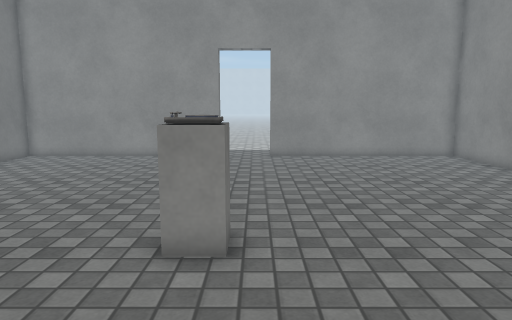
view 1 (above)

15 first-person views from a walk through a Unity game level. The camera is 1.3 m above the floor, tilts 8° down and sees 70° across. The floor is counted in squares, 0.5 m on a side. Each view is taken from the middle of a square. On the plan, view 1 faces up. The plan holds only what a view shows up to about 20 squares ahead; the rest is blank. The place goes on beyond the plan. The player character is not drawn. Door leaves are left out, so doorways stand open. Surface patterns are stand-ins for the level's own textures.

view 2
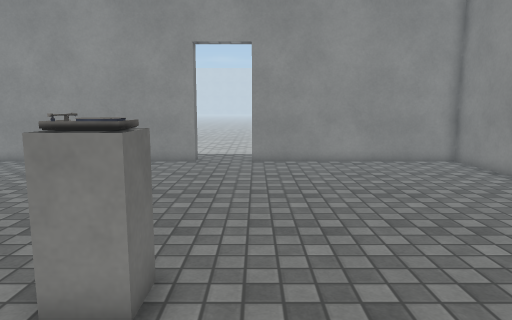

view 3
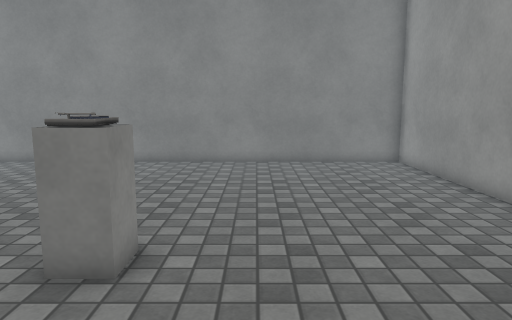

view 4
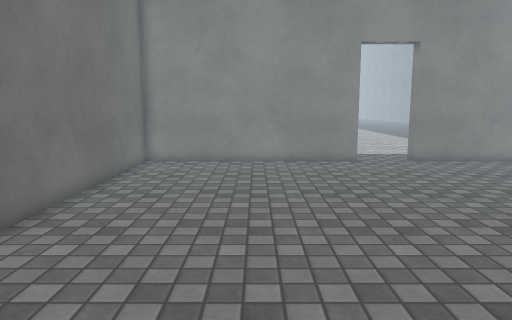

view 5
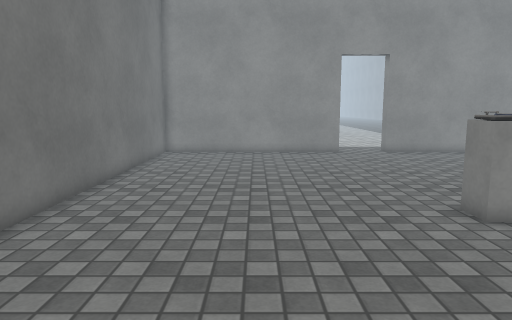

view 6
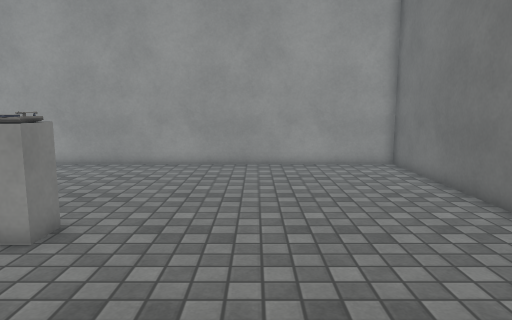

view 7
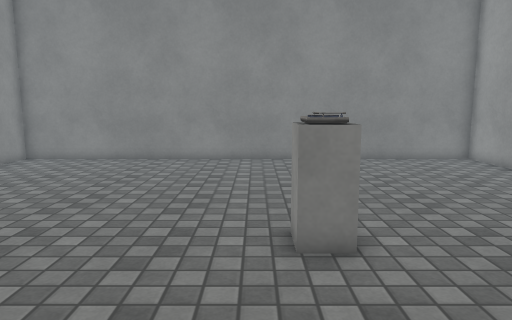

view 8
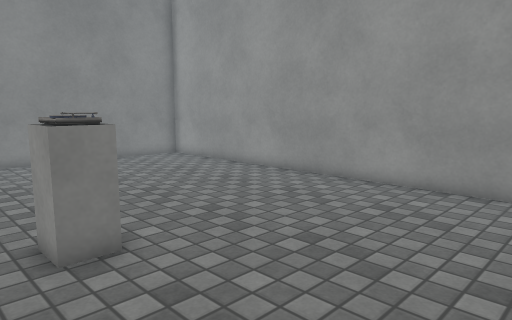

view 9
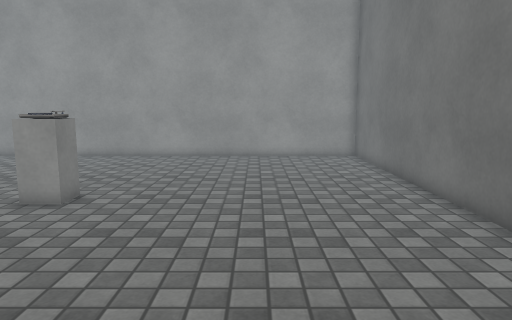

view 10
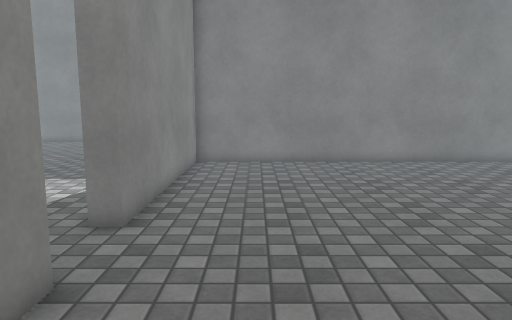

view 11
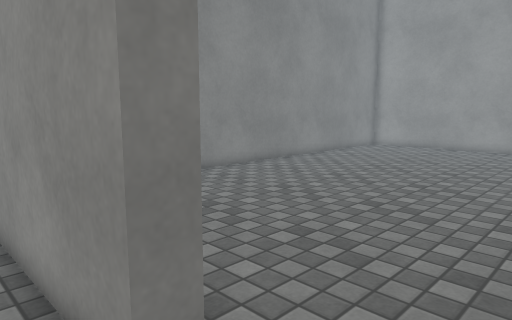

view 12
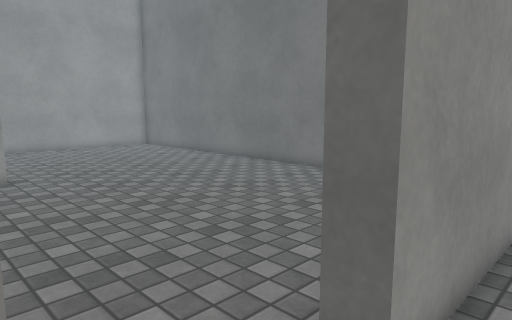

view 13
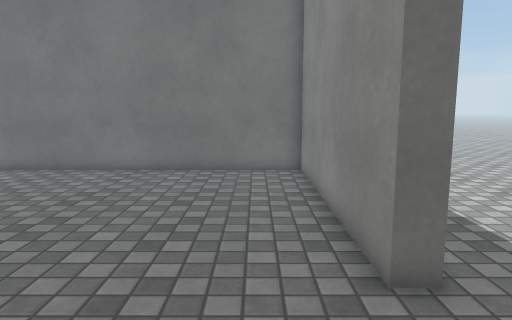

view 14
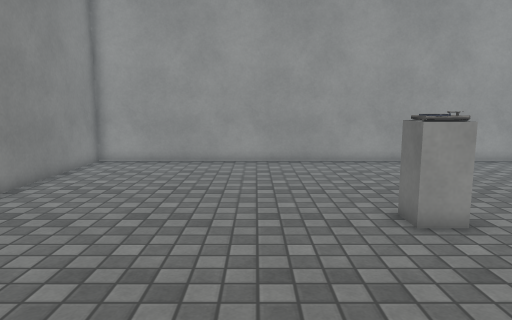

view 15
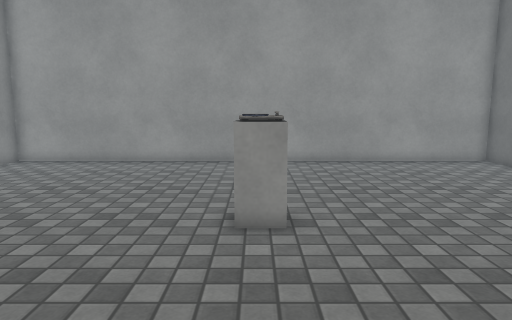

### Floor plan
Points are (right, up) in squares from view 1. A wall is a line through its corners. A room is listed if a view was taken in it or the views show most of it. See-through windows are left out.
Room 1 (views 1, 2, 3, 4, 5, 6, 7, 8, 9, 10, 13, 14, 15)
walls: (-2, 19.9) (-12.4, 19.9) (-12.4, -3) (10.8, -3) (10.8, 19.9) (0.8, 19.9)
ways out: open door at (-0.8, 20.6) to room 2
objects: other object (-2, 6) to (-1, 7)
Room 2 (views 11, 12)
walls: (0.8, 20.7) (6.2, 20.7); (-7.1, 20.7) (-2, 20.7)
ways out: open door at (-0.8, 20.6) to room 1

Positions as (right, up) in squares from view 1, and headings:
1: (0, 0), facing up
2: (1, 2), facing up
3: (-7, 4), facing right
4: (-7, 2), facing up
5: (-7, -2), facing up
6: (-6, 14), facing down
7: (-8, 8), facing right
8: (-8, 9), facing down-right
9: (-7, 17), facing down
10: (-7, 17), facing right
11: (-2, 22), facing down-right
12: (1, 22), facing down-left
13: (3, 18), facing left
14: (3, 15), facing down
15: (-1, 15), facing down
